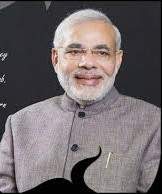
#> input picture Modi/100.jpg, 162 x 194 px, given in place of 0.jpg, which was not available
$ python extract.py
#> lines starting #> are read from the running program, lines starting #| are printed output that depends on the picture; after the words box and inside, x2 and y2 are one past the last pixel; in counts of white or black regions, pixels touching at a corner belong together; pictures that were not available may be replaced by others from this repository, and a replacement may not be noted
import cv2
import numpy as np
import os, os.path
import random

face_cascade = cv2.CascadeClassifier('/usr/share/opencv4/haarcascades/haarcascade_frontalface_default.xml')

for i in range(140):
    try:
        img = cv2.imread('Modi/{}.jpg'.format(i))
#> img is the input picture: shape (194, 162, 3); mean B, G, R 105.8, 104.2, 111.6
        gray = cv2.cvtColor(img, cv2.COLOR_BGR2GRAY)
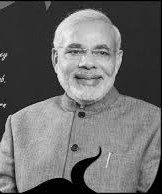
#> gray: shape (194, 162); min 0, max 243, mean 106.6
        x,y,w,h = face_cascade.detectMultiScale(gray)[0]
#> x = 48; y = 19; w = 81; h = 81
        img = cv2.rectangle(img,(x,y),(x+w,y+h),(255,0,0),2)
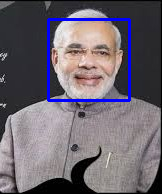
#> img: shape (194, 162, 3); 3.08% of pixels changed, all inside (x1, y1, x2, y2) = (47, 18, 131, 102)
        img = img[y:y+h, x:x+w]
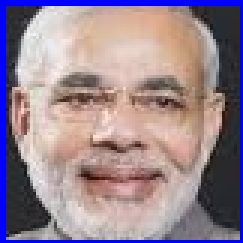
#> img: shape (81, 81, 3) (shown 3 times larger); mean B, G, R 144.5, 132.3, 151.1
        if random.random() > 0.2:
            cv2.imwrite('./Data/Train/{}.jpg'.format(i),img)
        else:
            cv2.imwrite('./Data/Validation/{}.jpg'.format(i),img)
    except Exception as e:
        print(i)
        print(e)
        pass
#> pass 2 of the loop `for i in range(140):`:
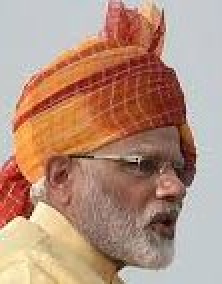
#> input picture Modi/101.jpg, 111 x 142 px, given in place of 1.jpg, which was not available (shown 2 times larger)
#> img is the input picture: shape (142, 111, 3); mean B, G, R 125.2, 144.4, 180.8
#> `gray = cv2.cvtColor(img, cv2.COLOR_BGR2GRAY)`:
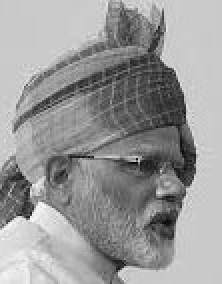
#> gray: shape (142, 111) (shown 2 times larger); min 7, max 250, mean 153.1
